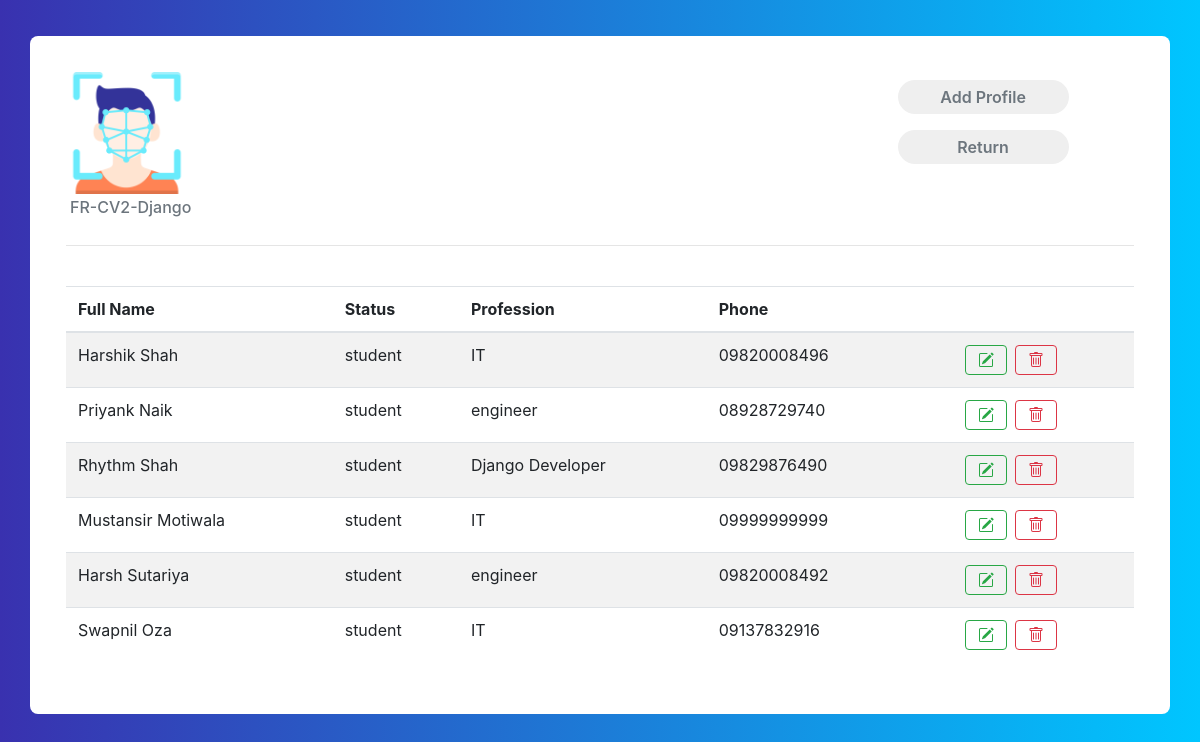
/profiles/, run on the app's committed database.
### core/models.py (models this page shows, shortened)
class Profile(models.Model):
    first_name = models.CharField(max_length=70)
    last_name = models.CharField(max_length=70)
    date = models.DateField()
    phone = models.BigIntegerField()
    email = models.EmailField()
    ranking = models.IntegerField()
    profession = models.CharField(max_length=200)
    status = models.CharField(choices=types,max_length=20,null=True,blank=False,default='employee')
    present = models.BooleanField(default=False)
    image = models.ImageField()
    updated = models.DateTimeField(auto_now=True)
    shift = models.TimeField()

### core/views.py (the view)
# urls.py: path('profiles/',views.profiles,name='profiles'),
def profiles(request):
    profiles = Profile.objects.all()
    context = {
        'profiles': profiles
    }
    return render(request, 'core/profiles.html', context)

### core/templates/core/profiles.html (shortened to what this page needs)
{% extends "core/base.html" %}
{% load static %}
{% block content %}
<div class="container emp-profile">
    <div class="row">
        <div class="col-md-3">
            <img src="{% static 'core/img/fcicon.png'%}" alt="" width="50%">
            <h6 class="text-muted p-1"> FR-CV2-Django</h6>
        </div>
        <div class="col-md-6">
        </div>
        <div class="col-md-3">
            <a href="{% url 'add_profile' %}"><input type="submit" class="profile-edit-btn m-2 " name="btnAddMore"
                    value="Add Profile" /></a>
            <a   href="{% url 'index' %}"><input type="submit" class="profile-edit-btn m-2 "
                        name="btnAddMore" value="Return" /></a>
        </div>
    </div>
    <hr>
    <div class="tab-content" id="myTabContent">
        <br>
        <table class="table table-striped ">
            <thead>
                <tr>
                    <th scope="col">Full Name</th>
                    <th scope="col">Status</th>
                    <th scope="col">Profession</th>
                    <th scope="col">Phone</th>
                    <th scope="col"> </th>
                    <th scope="col"> </th>
                </tr>
            </thead>
            <tbody>
                {% for profile in profiles %}
                <tr>
                    <td>{{profile.first_name}} {{profile.last_name}}</td>
                    <td>{{profile.status}}</td>
                    <td>{{profile.profession}}</td>
                    <td>0{{profile.phone}}</td>
                    <td></td>
                    <td>
                        <div class="btn-group btn-group-toggle">
                            <a href="{% url 'edit_profile' profile.id %}">
                                <button type="button" class="btn btn-outline-success mr-1">
                                </button>
                            </a>
                            <a href="{% url 'delete_profile' profile.id %}">
                                <button type="button" class="btn btn-outline-danger ml-1">
                                </button>
                            </a>
                        </div>
                    </td>
                </tr>
                {% endfor%}
            </tbody>
        </table>
    </div>
</div>
{% endblock content %}

### core/templates/core/base.html (shortened to what this page needs)
{% load static %}
<html lang="en">
<head>
    <link rel="stylesheet" href="https://cdn.jsdelivr.net/npm/bootstrap@4.5.3/dist/css/bootstrap.min.css"
>
    <link href="//maxcdn.bootstrapcdn.com/bootstrap/4.1.1/css/bootstrap.min.css" rel="stylesheet" id="bootstrap-css">
    <link rel="stylesheet" href="{% static 'core/css/details.css' %}">
    <link rel="stylesheet" href="{% static 'core/css/body.css' %}">
</head>
<body>
    {% block content%}
    {% endblock content %}
</body>
</html>

### core/static/core/css/details.css (style rules this page uses)
.emp-profile { padding: 3%; margin-top: 3%; margin-bottom: 3%; border-radius: 0.5rem; background: #fff; }
.profile-edit-btn { border: none; border-radius: 1.5rem; width: 70%; padding: 2%; font-weight: 600; color: #6c757d; cursor: pointer; }

### core/static/core/css/body.css (style rules this page uses)
body { background: -webkit-linear-gradient(left, #3931af, #00c6ff); }

### data on the page
Profile: first_name "Harshik", last_name "Shah", status "student", profession "IT", phone "9820008496"
Profile: first_name "Priyank", last_name "Naik", status "student", profession "engineer", phone "8928729740"
Profile: first_name "Rhythm", last_name "Shah", status "student", profession "Django Developer", phone "9829876490"
Profile: first_name "Mustansir", last_name "Motiwala", status "student", profession "IT", phone "9999999999"
Profile: first_name "Harsh", last_name "Sutariya", status "student", profession "engineer", phone "9820008492"
Profile: first_name "Swapnil", last_name "Oza", status "student", profession "IT", phone "9137832916"
